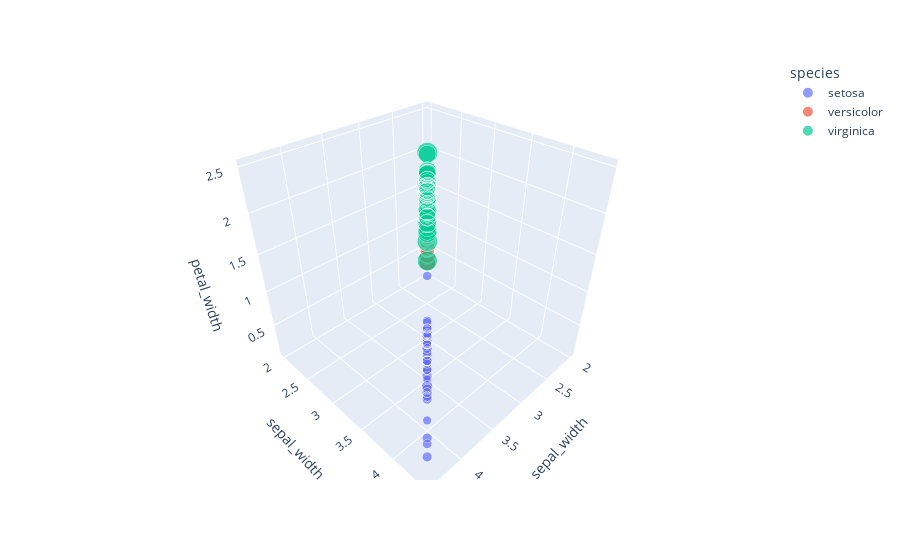

The code cell stored with this chart in its notebook:
### Code cell
df=px.data.iris()
fig=px.scatter_3d(df,x='sepal_width',y='sepal_width',z="petal_width",size="petal_length",color='species')
fig.show()

### Figure 1 — Plotly figure (JSON) as saved in the notebook; plotly's stock layout.template omitted (floating-point values rounded to 4 significant figures)
{"data": [{"hovertemplate": "species=setosa<br>sepal_width=%{y}<br>petal_width=%{z}<br>petal_length=%{marker.size}<extra></extra>", "legendgroup": "setosa", "marker": {"color": "#636efa", "size": [1.4, 1.4, 1.3, 1.5, 1.4, 1.7, 1.4, 1.5, 1.4, 1.5, 1.5, 1.6, 1.4, 1.1, 1.2, 1.5, 1.3, 1.4, 1.7, 1.5, 1.7, 1.5, 1, 1.7, 1.9, 1.6, 1.6, 1.5, 1.4, 1.6, 1.6, 1.5, 1.5, 1.4, 1.5, 1.2, 1.3, 1.5, 1.3, 1.5, 1.3, 1.3, 1.3, 1.6, 1.9, 1.4, 1.6, 1.4, 1.5, 1.4], "sizemode": "area", "sizeref": 0.01725, "symbol": "circle"}, "mode": "markers", "name": "setosa", "scene": "scene", "showlegend": true, "type": "scatter3d", "x": [3.5, 3, 3.2, 3.1, 3.6, 3.9, 3.4, 3.4, 2.9, 3.1, 3.7, 3.4, 3, 3, 4, 4.4, 3.9, 3.5, 3.8, 3.8, 3.4, 3.7, 3.6, 3.3, 3.4, 3, 3.4, 3.5, 3.4, 3.2, 3.1, 3.4, 4.1, 4.2, 3.1, 3.2, 3.5, 3.1, 3, 3.4, 3.5, 2.3, 3.2, 3.5, 3.8, 3, 3.8, 3.2, 3.7, 3.3], "y": [3.5, 3, 3.2, 3.1, 3.6, 3.9, 3.4, 3.4, 2.9, 3.1, 3.7, 3.4, 3, 3, 4, 4.4, 3.9, 3.5, 3.8, 3.8, 3.4, 3.7, 3.6, 3.3, 3.4, 3, 3.4, 3.5, 3.4, 3.2, 3.1, 3.4, 4.1, 4.2, 3.1, 3.2, 3.5, 3.1, 3, 3.4, 3.5, 2.3, 3.2, 3.5, 3.8, 3, 3.8, 3.2, 3.7, 3.3], "z": [0.2, 0.2, 0.2, 0.2, 0.2, 0.4, 0.3, 0.2, 0.2, 0.1, 0.2, 0.2, 0.1, 0.1, 0.2, 0.4, 0.4, 0.3, 0.3, 0.3, 0.2, 0.4, 0.2, 0.5, 0.2, 0.2, 0.4, 0.2, 0.2, 0.2, 0.2, 0.4, 0.1, 0.2, 0.1, 0.2, 0.2, 0.1, 0.2, 0.2, 0.3, 0.3, 0.2, 0.6, 0.4, 0.3, 0.2, 0.2, 0.2, 0.2]}, {"hovertemplate": "species=versicolor<br>sepal_width=%{y}<br>petal_width=%{z}<br>petal_length=%{marker.size}<extra></extra>", "legendgroup": "versicolor", "marker": {"color": "#EF553B", "size": [4.7, 4.5, 4.9, 4, 4.6, 4.5, 4.7, 3.3, 4.6, 3.9, 3.5, 4.2, 4, 4.7, 3.6, 4.4, 4.5, 4.1, 4.5, 3.9, 4.8, 4, 4.9, 4.7, 4.3, 4.4, 4.8, 5, 4.5, 3.5, 3.8, 3.7, 3.9, 5.1, 4.5, 4.5, 4.7, 4.4, 4.1, 4, 4.4, 4.6, 4, 3.3, 4.2, 4.2, 4.2, 4.3, 3, 4.1], "sizemode": "area", "sizeref": 0.01725, "symbol": "circle"}, "mode": "markers", "name": "versicolor", "scene": "scene", "showlegend": true, "type": "scatter3d", "x": [3.2, 3.2, 3.1, 2.3, 2.8, 2.8, 3.3, 2.4, 2.9, 2.7, 2, 3, 2.2, 2.9, 2.9, 3.1, 3, 2.7, 2.2, 2.5, 3.2, 2.8, 2.5, 2.8, 2.9, 3, 2.8, 3, 2.9, 2.6, 2.4, 2.4, 2.7, 2.7, 3, 3.4, 3.1, 2.3, 3, 2.5, 2.6, 3, 2.6, 2.3, 2.7, 3, 2.9, 2.9, 2.5, 2.8], "y": [3.2, 3.2, 3.1, 2.3, 2.8, 2.8, 3.3, 2.4, 2.9, 2.7, 2, 3, 2.2, 2.9, 2.9, 3.1, 3, 2.7, 2.2, 2.5, 3.2, 2.8, 2.5, 2.8, 2.9, 3, 2.8, 3, 2.9, 2.6, 2.4, 2.4, 2.7, 2.7, 3, 3.4, 3.1, 2.3, 3, 2.5, 2.6, 3, 2.6, 2.3, 2.7, 3, 2.9, 2.9, 2.5, 2.8], "z": [1.4, 1.5, 1.5, 1.3, 1.5, 1.3, 1.6, 1, 1.3, 1.4, 1, 1.5, 1, 1.4, 1.3, 1.4, 1.5, 1, 1.5, 1.1, 1.8, 1.3, 1.5, 1.2, 1.3, 1.4, 1.4, 1.7, 1.5, 1, 1.1, 1, 1.2, 1.6, 1.5, 1.6, 1.5, 1.3, 1.3, 1.3, 1.2, 1.4, 1.2, 1, 1.3, 1.2, 1.3, 1.3, 1.1, 1.3]}, {"hovertemplate": "species=virginica<br>sepal_width=%{y}<br>petal_width=%{z}<br>petal_length=%{marker.size}<extra></extra>", "legendgroup": "virginica", "marker": {"color": "#00cc96", "size": [6, 5.1, 5.9, 5.6, 5.8, 6.6, 4.5, 6.3, 5.8, 6.1, 5.1, 5.3, 5.5, 5, 5.1, 5.3, 5.5, 6.7, 6.9, 5, 5.7, 4.9, 6.7, 4.9, 5.7, 6, 4.8, 4.9, 5.6, 5.8, 6.1, 6.4, 5.6, 5.1, 5.6, 6.1, 5.6, 5.5, 4.8, 5.4, 5.6, 5.1, 5.1, 5.9, 5.7, 5.2, 5, 5.2, 5.4, 5.1], "sizemode": "area", "sizeref": 0.01725, "symbol": "circle"}, "mode": "markers", "name": "virginica", "scene": "scene", "showlegend": true, "type": "scatter3d", "x": [3.3, 2.7, 3, 2.9, 3, 3, 2.5, 2.9, 2.5, 3.6, 3.2, 2.7, 3, 2.5, 2.8, 3.2, 3, 3.8, 2.6, 2.2, 3.2, 2.8, 2.8, 2.7, 3.3, 3.2, 2.8, 3, 2.8, 3, 2.8, 3.8, 2.8, 2.8, 2.6, 3, 3.4, 3.1, 3, 3.1, 3.1, 3.1, 2.7, 3.2, 3.3, 3, 2.5, 3, 3.4, 3], "y": [3.3, 2.7, 3, 2.9, 3, 3, 2.5, 2.9, 2.5, 3.6, 3.2, 2.7, 3, 2.5, 2.8, 3.2, 3, 3.8, 2.6, 2.2, 3.2, 2.8, 2.8, 2.7, 3.3, 3.2, 2.8, 3, 2.8, 3, 2.8, 3.8, 2.8, 2.8, 2.6, 3, 3.4, 3.1, 3, 3.1, 3.1, 3.1, 2.7, 3.2, 3.3, 3, 2.5, 3, 3.4, 3], "z": [2.5, 1.9, 2.1, 1.8, 2.2, 2.1, 1.7, 1.8, 1.8, 2.5, 2, 1.9, 2.1, 2, 2.4, 2.3, 1.8, 2.2, 2.3, 1.5, 2.3, 2, 2, 1.8, 2.1, 1.8, 1.8, 1.8, 2.1, 1.6, 1.9, 2, 2.2, 1.5, 1.4, 2.3, 2.4, 1.8, 1.8, 2.1, 2.4, 2.3, 1.9, 2.3, 2.5, 2.3, 1.9, 2, 2.3, 1.8]}], "layout": {"legend": {"itemsizing": "constant", "title": {"text": "species"}, "tracegroupgap": 0}, "margin": {"t": 60}, "scene": {"domain": {"x": [0, 1], "y": [0, 1]}, "xaxis": {"title": {"text": "sepal_width"}}, "yaxis": {"title": {"text": "sepal_width"}}, "zaxis": {"title": {"text": "petal_width"}}}}}
